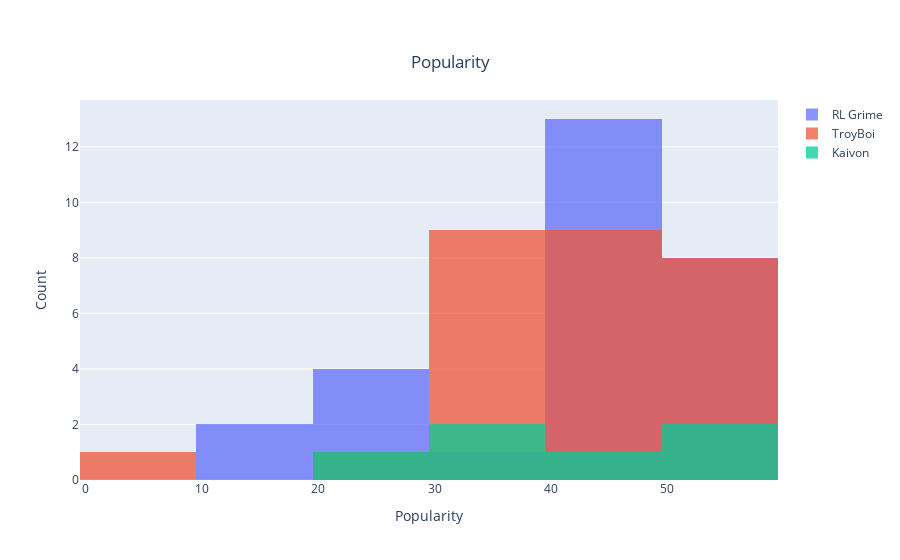

Notebook source saved alongside this figure:
### Code cell
fig = go.Figure()
for artist in artists:
    fig.add_trace(go.Histogram(x=df['popularity'][df['artistname'] == artist], name=artist))

fig.update_layout(barmode='overlay')
fig.update_traces(opacity=0.75)
fig.update_layout(
    title=dict(text='Popularity',
               y=0.9,
               x=0.5,
               xanchor='center',
               yanchor= 'top'),
    xaxis_title_text='Popularity',
    yaxis_title_text='Count'
)
fig.show()

### Figure 1 — Plotly figure (JSON) as saved in the notebook; plotly's stock layout.template omitted (floating-point values rounded to 4 significant figures)
{"data": [{"name": "RL Grime", "opacity": 0.75, "type": "histogram", "x": [40, 40, 56, 56, 57, 51, 43, 43, 40, 28, 53, 42, 21, 49, 48, 54, 59, 41, 48, 15, 17, 22, 41, 40, 50, 48, 31, 25]}, {"name": "TroyBoi", "opacity": 0.75, "type": "histogram", "x": [38, 38, 36, 36, 36, 52, 52, 44, 44, 51, 51, 46, 46, 8, 43, 43, 26, 46, 42, 35, 35, 38, 58, 49, 52, 52, 31, 50]}, {"name": "Kaivon", "opacity": 0.75, "type": "histogram", "x": [50, 53, 47, 38, 35, 25]}, {"name": "Illenium", "opacity": 0.75, "type": "histogram", "x": []}], "layout": {"barmode": "overlay", "title": {"text": "Popularity", "x": 0.5, "xanchor": "center", "y": 0.9, "yanchor": "top"}, "xaxis": {"title": {"text": "Popularity"}}, "yaxis": {"title": {"text": "Count"}}}}
